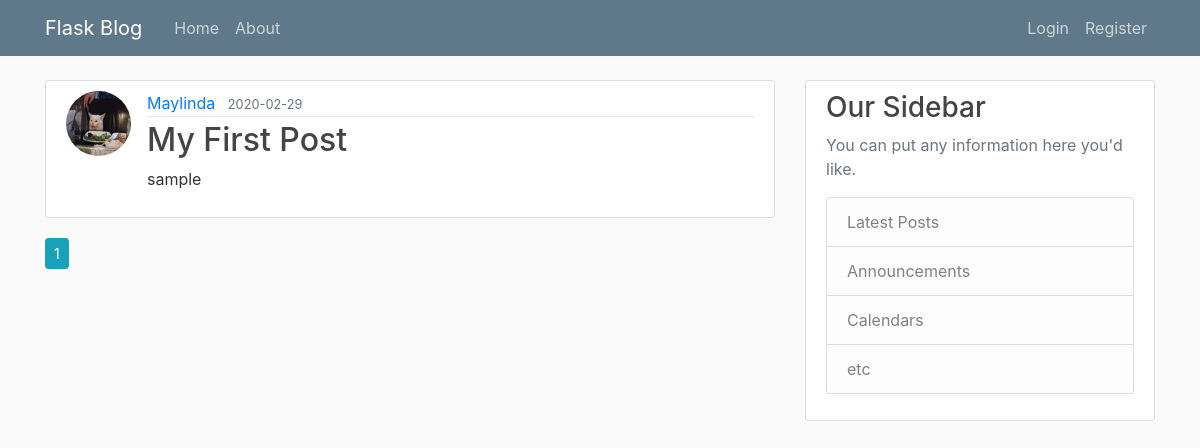
/home, run on an earlier commit of the app's database.
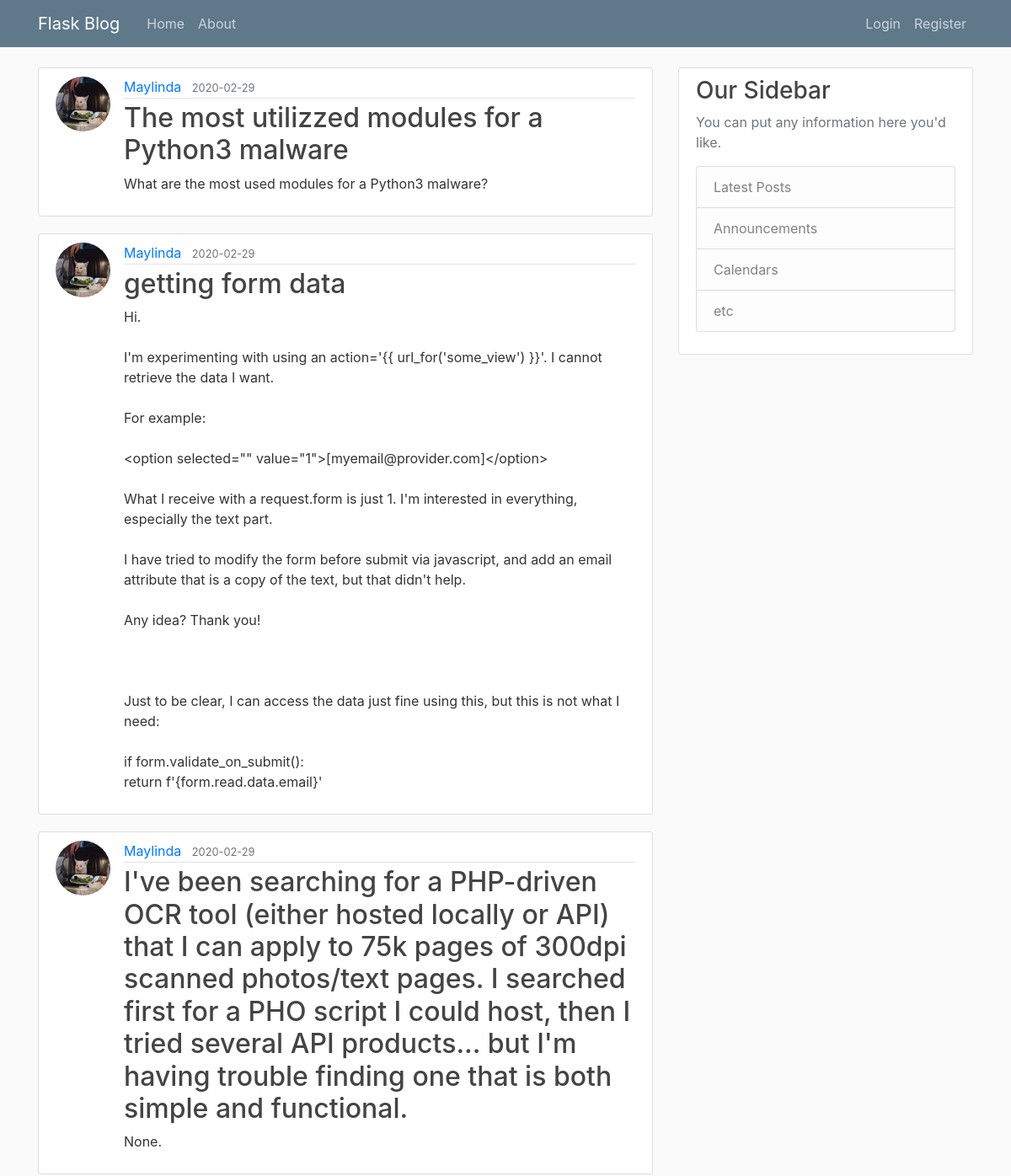
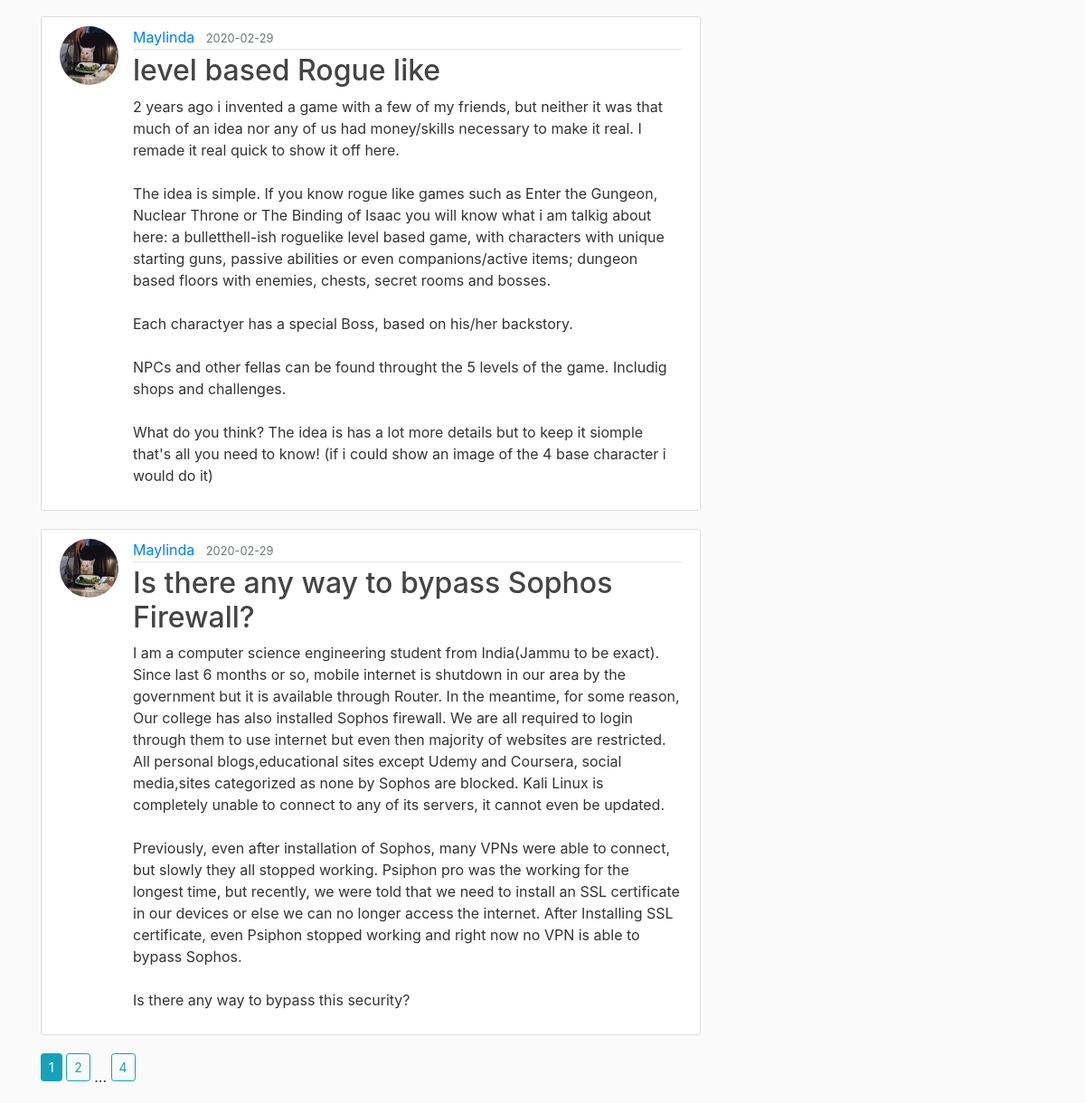
And on a later commit of the database (2 pictures, top to bottom).
### flask_sample/models.py (models this page shows, shortened)
class Post(db.Model):
	id = db.Column(db.Integer, primary_key=True)
	title = db.Column(db.String(60), nullable=False)
	date_posted = db.Column(db.DateTime, nullable=False, default=datetime.datetime.utcnow)
	content = db.Column(db.Text, nullable=False)
	user_id = db.Column(db.Integer, db.ForeignKey('user.id'), nullable=False)

class User(db.Model, UserMixin):
	id = db.Column(db.Integer, primary_key='True')
	username = db.Column(db.String(20), unique=True, nullable=False)
	email = db.Column(db.String(120), unique=True, nullable=False)
	image_file = db.Column(db.String(20), nullable=False, default='default.jpg')
	password= db.Column(db.String(60), nullable=False)
	post = db.relationship('Post', backref='author', lazy=True) # for user_id in post (relationship)

### flask_sample/main/routes.py (the view)
@main.route('/')
@main.route('/home')
def home_page():
	page = request.args.get('page', 1, type=int)
	posts = Post.query.order_by(Post.date_posted.desc()).paginate( page=page, per_page=5)
	return render_template('home.html', title = 'Homepage', posts = posts )

### flask_sample/templates/home.html
{% extends 'layout.html' %}
{% block webpage_content %}
	{% for post in posts.items %}
		<article class="media content-section">
			<img class="rounded-circle article-img"src="{{ url_for('static', filename='profile/' + post.author.image_file) }}">
		  <div class="media-body">
		    <div class="article-metadata">
		      <a class="mr-2" href="{{ url_for('users.user_posts', username=post.author.username) }}">{{ post.author.username }}</a>
		      <small class="text-muted">{{ post.date_posted.strftime('%Y-%m-%d') }}</small>
		    </div>
		    <h2><a class="article-title" href="{{ url_for('posts.post', post_id=post.id) }}">{{ post.title }}</a></h2>
		    <p class="article-content">{{ post.content }}</p>
		  </div>
		</article>
	{% endfor %}
	{% for page_num in posts.iter_pages(left_edge=1, right_edge=1, left_current=1, right_current=2) %}
		{% if page_num %}
			{% if posts.page == page_num %}
				<a class="btn btn-sm btn-info mb-4" href="{{ url_for('main.home_page', page=page_num) }}">{{ page_num }}</a>
			{% else %}
				<a class="btn btn-sm btn-outline-info mb-4" href="{{ url_for('main.home_page', page=page_num) }}">{{ page_num }}</a>
			{% endif %}
		{% else %}
			...
		{% endif %}
	{% endfor %}
{% endblock webpage_content %}

What changed in the data, as far as the page shows it:
no longer on this page (row edited): Post: image_file (picture), author.username "Maylinda", date_posted "2020-02-29", title "My First Post", content "sample"
added Post: image_file (picture), author.username "Maylinda", date_posted "2020-02-29", title "The most utilizzed modules for a Python3 malware", content "What are the most used modules for a Python3 malware?"
added Post: image_file (picture), author.username "Maylinda", date_posted "2020-02-29", title "getting form data", content "Hi. I'm experimenting with using an action='{{ url_for('some_view') }}'. I cannot retrieve the data I want. For example: <option selected=\"\" value=\"1\">[myemail@provider.com]</option> What I receive with a request.form is just 1. I'm interested in everything, especially the text part. I have tried to modify the form before submit via javascript, and add an email attribute that is a copy of the text, but that didn't help. Any idea? Thank you! Just to be clear, I can access the data just fine using this, but this is not what I need: if form.validate_on_submit(): return f'{form.read.data.email}'"
added Post: image_file (picture), author.username "Maylinda", date_posted "2020-02-29", title "I've been searching for a PHP-driven OCR tool (either hosted locally or API) that I can apply to 75k pages of 300dpi scanned photos/text pages. I searched first for a PHO script I could host, then I tried several API products... but I'm having trouble finding one that is both simple and functional.", content "None."
added Post: image_file (picture), author.username "Maylinda", date_posted "2020-02-29", title "level based Rogue like", content "2 years ago i invented a game with a few of my friends, but neither it was that much of an idea nor any of us had money/skills necessary to make it real. I remade it real quick to show it off here. The idea is simple. If you know rogue like games such as Enter the Gungeon, Nuclear Throne or The Binding of Isaac you will know what i am talkig about here: a bulletthell-ish roguelike level based game, with characters with unique starting guns, passive abilities or even companions/active items; dungeon based floors with enemies, chests, secret rooms and bosses. Each charactyer has a special Boss, based on his/her backstory. NPCs and other fellas can be found throught the 5 levels of the game.…"
added Post: image_file (picture), author.username "Maylinda", date_posted "2020-02-29", title "Is there any way to bypass Sophos Firewall?", content "I am a computer science engineering student from India(Jammu to be exact). Since last 6 months or so, mobile internet is shutdown in our area by the government but it is available through Router. In the meantime, for some reason, Our college has also installed Sophos firewall. We are all required to login through them to use internet but even then majority of websites are restricted. All personal blogs,educational sites except Udemy and Coursera, social media,sites categorized as none by Sophos are blocked. Kali Linux is completely unable to connect to any of its servers, it cannot even be updated. Previously, even after installation of Sophos, many VPNs were able to connect, but slowly…"
Also different on the page:
new list line: "2"
new list line: "4"
